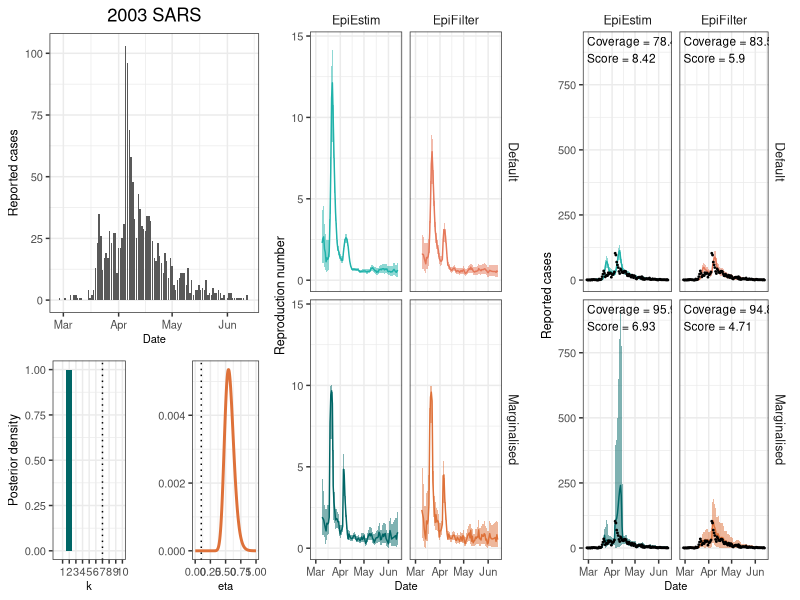

This figure's R source: (Note: this script raises an error after producing the figure.)

rm(list=ls())

library(tidyverse)
library(cowplot)

custom_theme <- theme_bw() +
  theme(
    axis.title.y = element_text(size=9),
    axis.title.x = element_text(size=8),
    axis.text = element_text(size=8),
    strip.background = element_blank(),
    strip.text = element_text(size=9),
    plot.title = element_text(hjust = 0.5)#,
    # panel.grid = element_blank()
  )

# Load the data
df = read.csv("paper/outputs/s5otherdatasets.csv")
df_eepost = read.csv("paper/outputs/s5otherdatasets_epiestimposteriors.csv")
df_efpost = read.csv("paper/outputs/s5otherdatasets_epifilterposteriors.csv")

# Set current simulation to plot
CURRENT_SIM = "sars"
labels = c("flufilt"="1918 Influenza (moving average)", "flu"="1918 Influenza", "sars"="2003 SARS", "sarsfilt"="2003 SARS (moving average)")

# Clean the data
df$fit = ifelse(grepl("Conditional", df$fit), "Default", df$fit)
df = df %>% mutate(NameForColors=paste0(model, fit),
                   date = as.Date("2020-02-28") - 1 + t)

# Append colors
colors <- c(EpiEstimMarginalised="#006666", EpiEstimDefault="#20B2AA",
            EpiFilterMarginalised="#DE7139", EpiFilterDefault="#E5785A")

# Calculate coverage statistics
df_coverage = df %>%
  filter(t>10) %>%
  group_by(simulation, model, fit) %>%
  summarise(Rt_coverage = 100*round(mean((TrueRt <= upper) & (TrueRt >= lower)), digits=3),
            Ct_coverage = 100*round(mean((Cases <= upper_cases) & (Cases >= lower_cases)), digits=3),
            score = signif(mean(crps), 3))



# Plot the raw data
plt_data_rw = ggplot(df %>% filter(simulation==CURRENT_SIM, model=="EpiEstim", fit=="Marginalised")) +
  geom_col(aes(x=date, y=Cases), width = 0.8) +
  # scale_x_continuous(limits = c(0, 100)) +
  custom_theme +
  xlab("Date") + ylab("Reported cases") +
  ggtitle(labels[CURRENT_SIM])


# Plot posteriors
plt_post_rw = ggplot(df %>% filter(simulation==CURRENT_SIM)) +
  geom_ribbon(aes(x=date, ymin=lower, ymax=upper, fill=NameForColors), data=.%>%filter(t>10), alpha=0.5) +
  geom_line(aes(x=date, y=mean, color=NameForColors), data=.%>%filter(t>10)) +
  geom_line(aes(x=date, y=TrueRt), color="black", lwd=0.3) +
  facet_grid(fit~model) +
  # coord_cartesian(ylim=c(0.2, 2.0)) +
  ylab("Reproduction number") + xlab("Date") +
  custom_theme +
  scale_fill_manual(values=colors) +
  scale_color_manual(values=colors) +
  theme(legend.position="none")


# Plot predictive posteriors
plt_predpost_rw = ggplot(df %>% filter(simulation==CURRENT_SIM)) +
  geom_ribbon(aes(x=date, ymin=lower_cases, ymax=upper_cases, fill=NameForColors), data=.%>%filter(t>10), alpha=0.5) +
  geom_line(aes(x=date, y=mean_cases, color=NameForColors), data=.%>%filter(t>10)) +
  geom_point(aes(x=date, y=Cases), color="black", size=0.3) +
  geom_text(data = df_coverage %>% filter(simulation == CURRENT_SIM),
            aes(x = min(df$date), y = Inf, label = paste0("Coverage = ", Ct_coverage, "%\nScore = ", score)),
            hjust = 0, vjust = 1.2, size = 3, color = "black") +
  facet_grid(fit~model) +
  # coord_cartesian(ylim=c(0,200)) +scal
  ylab("Reported cases") + xlab("Date") +
  custom_theme +
  scale_fill_manual(values=colors) +
  scale_color_manual(values=colors) +
  theme(legend.position="none")


# Plot parameter estimates
xlims = c(0, 1.0)

plt_param_rw_ef = ggplot(df_efpost %>% filter(simulation==CURRENT_SIM)) +
  geom_line(aes(x=eta, y=p), color="#DE7139", lwd=1) +
  geom_vline(xintercept=0.1, color="black", linetype="dotted") +
  custom_theme +
  coord_cartesian(xlim=xlims) +
  xlab("eta") + ylab("")

plt_param_rw_ee = ggplot(df_eepost %>% filter(simulation==CURRENT_SIM)) +
  geom_col(aes(x=k, y=p), fill="#006666") +
  custom_theme +
  xlab("k") + ylab("Posterior density") +
  scale_x_continuous(breaks=seq(1,10), labels=seq(1,10), limits=c(0,10), minor_breaks=NULL) +
  geom_vline(xintercept=7, color="black", linetype="dotted")

plt_param_rw = plot_grid(plt_param_rw_ee, plt_param_rw_ef, ncol=2)



plt = plot_grid(plot_grid(plt_data_rw, plt_param_rw, ncol=1, rel_heights=c(1, 0.7)),
                plt_post_rw,
                plt_predpost_rw,
                ncol=3) 
plt
ggsave(paste0("paper/figures/s5", CURRENT_SIM, ".png"), plt, dpi=300, width=25, height=8, units="cm")


